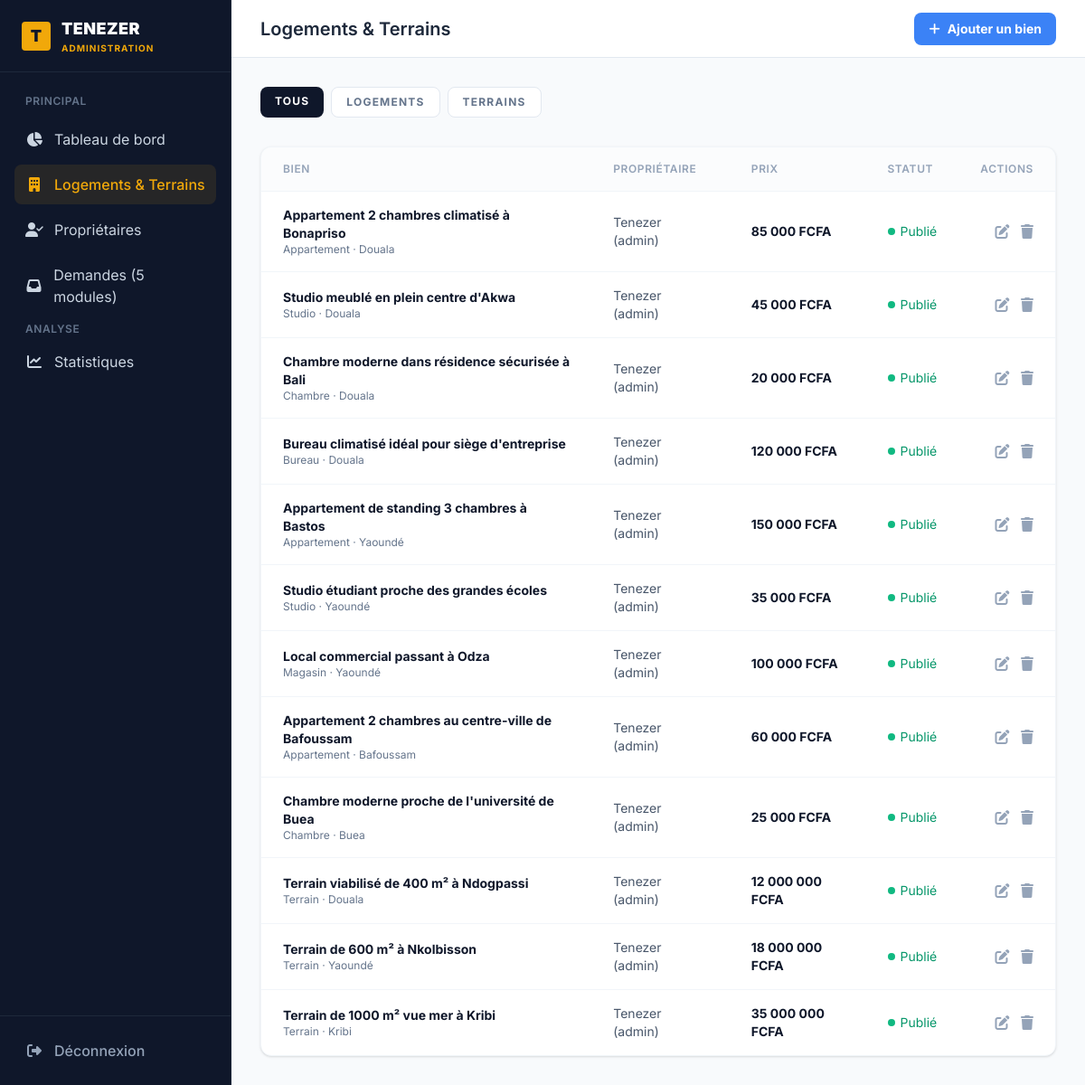
The app's page /admin/manage_properties.php (signed in) with its own data.
### tables this page shows
CREATE TABLE `properties` (
  `id` int(11) NOT NULL,
  `owner_id` int(11) DEFAULT NULL,
  `created_by_admin_id` int(11) DEFAULT NULL,
  `category` enum('logement','terrain') NOT NULL DEFAULT 'logement',
  `type` varchar(30) NOT NULL,
  `title` varchar(255) NOT NULL,
  `description` text NOT NULL,
  `city` varchar(100) NOT NULL,
  `quartier` varchar(100) DEFAULT NULL,
  `price` decimal(12,2) NOT NULL,
  `is_new` tinyint(1) DEFAULT NULL,
  `distance_route` varchar(100) DEFAULT NULL,
  `bedrooms` int(11) DEFAULT NULL,
  `bathrooms` int(11) DEFAULT NULL,
  `surface_chambre` int(11) DEFAULT NULL,
  `surface_salon` int(11) DEFAULT NULL,
  `surface_cuisine` int(11) DEFAULT NULL,
  `superficie_terrain` int(11) DEFAULT NULL,
  `has_parking` tinyint(1) DEFAULT 0,
  `features` longtext DEFAULT NULL CHECK (json_valid(`features`)),
  `status` enum('active','inactive') NOT NULL DEFAULT 'active',
  `created_at` timestamp NOT NULL DEFAULT current_timestamp()
);

### includes/functions.php (called while the page is built, shortened)
<?php
function tenezer_type_label($type) {
    if ($type === 'terrain') return 'Terrain';
    return TENEZER_LOGEMENT_TYPES[$type] ?? ucfirst($type);
}

### admin/manage_properties.php (the view, shortened to what this page needs)
<?php
require_once '../mfbase/database.php';
require_once '../includes/functions.php';
$category = $_GET['category'] ?? 'all';
$sql = "SELECT p.*, o.agency_name FROM properties p LEFT JOIN owners o ON p.owner_id = o.id";
$params = [];
$sql .= " ORDER BY p.created_at DESC";
$stmt = $pdo->prepare($sql);
$stmt->execute($params);
$properties = $stmt->fetchAll();
require_once 'includes_admin/header_admin.php';
require_once 'includes_admin/sidebar.php';
?>
<header class="h-16 glass-effect border-b border-slate-200 flex items-center justify-between px-4 sm:px-6 lg:px-8 z-20 sticky top-0">
    <h2 class="text-xl font-semibold text-slate-800">Logements &amp; Terrains</h2>
    <a href="property-form.php" class="bg-brand-primary text-white px-4 py-2 rounded-lg text-sm font-bold hover:shadow-lg transition-all flex items-center gap-2">
        <i class="fas fa-plus"></i> Ajouter un bien
    </a>
</header>
<main class="flex-1 overflow-y-auto p-4 sm:p-6 lg:p-8">
    <div class="flex gap-2 mb-8">
        <?php foreach (['all' => 'Tous', 'logement' => 'Logements', 'terrain' => 'Terrains'] as $key => $label): ?>
            <a href="?category=<?php echo $key; ?>" class="px-4 py-2 rounded-lg text-xs font-bold uppercase tracking-widest <?php echo $category === $key ? 'bg-slate-900 text-white' : 'bg-white text-slate-500 border border-slate-200'; ?>"><?php echo $label; ?></a>
        <?php endforeach; ?>
    </div>
    <div class="bg-white rounded-xl shadow-card border border-slate-100 overflow-hidden overflow-x-auto">
        <table class="w-full text-left border-collapse">
            <thead>
                <tr class="bg-slate-50/50 text-slate-400 text-xs uppercase tracking-wider border-b border-slate-100">
                    <th class="px-6 py-4 font-semibold">Bien</th>
                    <th class="px-6 py-4 font-semibold">Propriétaire</th>
                    <th class="px-6 py-4 font-semibold">Prix</th>
                    <th class="px-6 py-4 font-semibold">Statut</th>
                    <th class="px-6 py-4 font-semibold text-right">Actions</th>
                </tr>
            </thead>
            <tbody class="divide-y divide-slate-100">
                <?php foreach ($properties as $p): ?>
                <tr class="hover:bg-slate-50 transition-colors">
                    <td class="px-6 py-4">
                        <div class="text-sm font-bold text-slate-900"><?php echo htmlspecialchars($p['title']); ?></div>
                        <div class="text-xs text-slate-500"><?php echo htmlspecialchars(tenezer_type_label($p['type'])); ?> · <?php echo htmlspecialchars($p['city']); ?></div>
                    </td>
                    <td class="px-6 py-4 text-sm text-slate-600"><?php echo htmlspecialchars($p['agency_name'] ?? 'Tenezer (admin)'); ?></td>
                    <td class="px-6 py-4 text-sm font-bold text-slate-900"><?php echo number_format((float)$p['price'], 0, ',', ' '); ?> FCFA</td>
                    <td class="px-6 py-4">
                        <a href="?toggle=<?php echo (int)$p['id']; ?>" class="flex items-center gap-1.5 text-sm <?php echo $p['status'] === 'active' ? 'text-emerald-600' : 'text-red-600'; ?>">
                            <span class="w-2 h-2 rounded-full <?php echo $p['status'] === 'active' ? 'bg-emerald-500' : 'bg-red-500'; ?>"></span>
                            <?php echo $p['status'] === 'active' ? 'Publié' : 'Inactif'; ?>
                        </a>
                    </td>
                    <td class="px-6 py-4 text-right space-x-2">
                        <a href="property-form.php?id=<?php echo (int)$p['id']; ?>" class="text-slate-400 hover:text-brand-primary transition-colors"><i class="fas fa-edit"></i></a>
                        <button onclick="confirmDelete(<?php echo (int)$p['id']; ?>)" class="text-slate-400 hover:text-red-500 transition-colors"><i class="fas fa-trash"></i></button>
                    </td>
                </tr>
                <?php endforeach; ?>
            </tbody>
        </table>
    </div>
</main>
<?php require_once 'includes_admin/footer_admin.php'; ?>

### admin/includes_admin/header_admin.php (style rules this page uses)
body { background-color: #f8fafc; -webkit-font-smoothing: antialiased; -moz-osx-font-smoothing: grayscale; }
.glass-effect { background: rgba(255, 255, 255, 0.9); backdrop-filter: blur(10px); }

### records on screen
properties: title "Appartement 2 chambres climatisé à Bonapriso", type "Appartement", city "Douala", agency_name "Tenezer (admin)", price "85 000", status "Publié"
properties: title "Studio meublé en plein centre d'Akwa", type "Studio", city "Douala", agency_name "Tenezer (admin)", price "45 000", status "Publié"
properties: title "Chambre moderne dans résidence sécurisée à Bali", type "Chambre", city "Douala", agency_name "Tenezer (admin)", price "20 000", status "Publié"
properties: title "Bureau climatisé idéal pour siège d'entreprise", type "Bureau", city "Douala", agency_name "Tenezer (admin)", price "120 000", status "Publié"
properties: title "Appartement de standing 3 chambres à Bastos", type "Appartement", city "Yaoundé", agency_name "Tenezer (admin)", price "150 000", status "Publié"
properties: title "Studio étudiant proche des grandes écoles", type "Studio", city "Yaoundé", agency_name "Tenezer (admin)", price "35 000", status "Publié"
properties: title "Local commercial passant à Odza", type "Magasin", city "Yaoundé", agency_name "Tenezer (admin)", price "100 000", status "Publié"
properties: title "Appartement 2 chambres au centre-ville de Bafoussam", type "Appartement", city "Bafoussam", agency_name "Tenezer (admin)", price "60 000", status "Publié"
properties: title "Chambre moderne proche de l'université de Buea", type "Chambre", city "Buea", agency_name "Tenezer (admin)", price "25 000", status "Publié"
properties: title "Terrain viabilisé de 400 m² à Ndogpassi", type "Terrain", city "Douala", agency_name "Tenezer (admin)", price "12 000 000", status "Publié"
properties: title "Terrain de 600 m² à Nkolbisson", type "Terrain", city "Yaoundé", agency_name "Tenezer (admin)", price "18 000 000", status "Publié"
properties: title "Terrain de 1000 m² vue mer à Kribi", type "Terrain", city "Kribi", agency_name "Tenezer (admin)", price "35 000 000", status "Publié"

### other values on screen
$label "TOUS"
$label "LOGEMENTS"
$label "TERRAINS"
